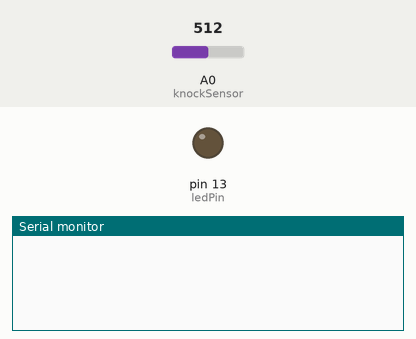
Bench run of a sketch on a simulated Arduino Uno, built with avr-gcc and run on an emulated ATmega328P. Shown: output pins drawn as LEDs (lit = HIGH), the last lines printed to the serial monitor. The test bench sets the inputs (shaded band); at power-on: A0 (knockSensor) = 512.

Above: at 1.2 s.
1.3 s: A0 (knockSensor) set to 533
At 1.41 s:
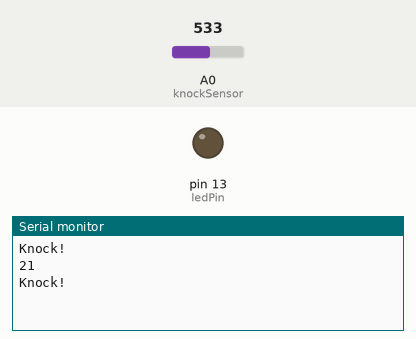
At 2.72 s:
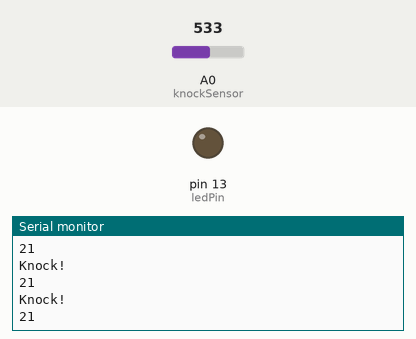

Measured:
- the behaviour switches between 514 and 515 on A0 (knockSensor) (found by bisection; images 0 and 1)
- after the input at 1.3 s, the serial monitor: prints a new line at once (image 1)

The sketch:

knock_piezo.ino
```cpp
int ledPin = 13;

int knockSensor = 0;

byte val = 0;

int statePin = LOW;

int THRESHOLD = 3;


void setup() {

 pinMode(ledPin, OUTPUT);

 Serial.begin(9600);

}


void loop() {

  val = analogRead(knockSensor);

  if (val >= THRESHOLD) {

    statePin = !statePin;

    //digitalWrite(ledPin, statePin);

    Serial.println("Knock!");
    Serial.println(val);


  }

  delay(100);  // we have to make a delay to avoid overloading the serial port

}
```
